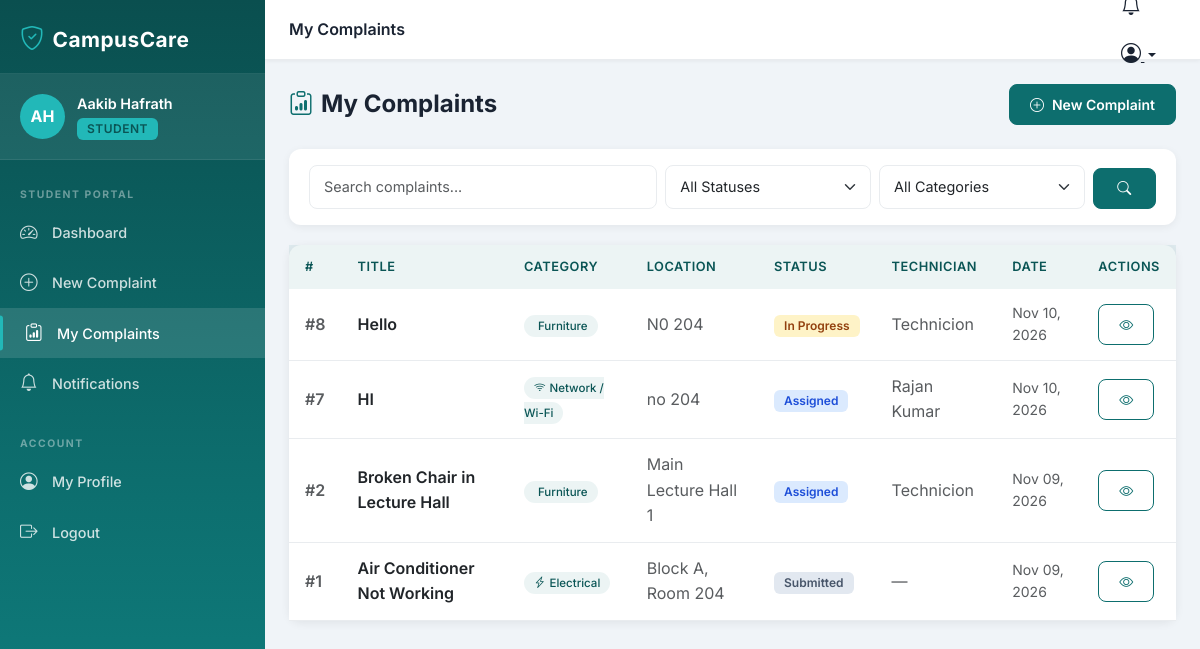
/complaints/my/ (signed in), run on the app's committed database.
### accounts/models.py (models this page shows, shortened)
class User(AbstractUser):
    ROLE_STUDENT = 'student'
    ROLE_ADMIN = 'administrator'
    ROLE_TECHNICIAN = 'technician'
    ROLE_CHOICES = [
        (ROLE_STUDENT, 'Student'),
        (ROLE_ADMIN, 'Administrator'),
        (ROLE_TECHNICIAN, 'Technician'),
    ]
    role = models.CharField(
        max_length=20,
        choices=ROLE_CHOICES,
        default=ROLE_STUDENT
    )
    phone_number = models.CharField(max_length=20, blank=True)
    student_id = models.CharField(max_length=50, blank=True)
    department = models.CharField(max_length=100, blank=True)
    profile_picture = models.ImageField(
        upload_to='profile_pictures/', null=True, blank=True
    )
    created_at = models.DateTimeField(auto_now_add=True)
    updated_at = models.DateTimeField(auto_now=True)
    class Meta:
        db_table = 'accounts_user'
        verbose_name = 'User'
        verbose_name_plural = 'Users'
    @property
    def is_student(self):
        return self.role == self.ROLE_STUDENT
    @property
    def is_administrator(self):
        return self.role == self.ROLE_ADMIN
    @property
    def is_technician(self):
        return self.role == self.ROLE_TECHNICIAN
    def get_role_display_name(self):
        return dict(self.ROLE_CHOICES).get(self.role, 'Unknown')

### complaints/models.py (models this page shows, shortened)
class Complaint(models.Model):
    STATUS_SUBMITTED = 'submitted'
    STATUS_ASSIGNED = 'assigned'
    STATUS_IN_PROGRESS = 'in_progress'
    STATUS_RESOLVED = 'resolved'
    STATUS_CLOSED = 'closed'
    STATUS_CHOICES = [
        (STATUS_SUBMITTED, 'Submitted'),
        (STATUS_ASSIGNED, 'Assigned'),
        (STATUS_IN_PROGRESS, 'In Progress'),
        (STATUS_RESOLVED, 'Resolved'),
        (STATUS_CLOSED, 'Closed'),
    ]
    CATEGORY_ELECTRICAL = 'electrical'
    CATEGORY_FURNITURE = 'furniture'
    CATEGORY_PLUMBING = 'plumbing'
    CATEGORY_NETWORK = 'network'
    CATEGORY_EQUIPMENT = 'equipment'
    CATEGORY_OTHER = 'other'
    CATEGORY_CHOICES = [
        (CATEGORY_ELECTRICAL, 'Electrical'),
        (CATEGORY_FURNITURE, 'Furniture'),
        (CATEGORY_PLUMBING, 'Plumbing'),
        (CATEGORY_NETWORK, 'Network / Wi-Fi'),
        (CATEGORY_EQUIPMENT, 'Equipment'),
        (CATEGORY_OTHER, 'Other'),
    ]
    student = models.ForeignKey(
        settings.AUTH_USER_MODEL,
        on_delete=models.CASCADE,
        related_name='complaints',
        limit_choices_to={'role': 'student'}
    )
    title = models.CharField(max_length=200)
    category = models.CharField(max_length=20, choices=CATEGORY_CHOICES)
    location = models.CharField(max_length=200)
    description = models.TextField()
    status = models.CharField(
        max_length=20,
        choices=STATUS_CHOICES,
        default=STATUS_SUBMITTED
    )
    assigned_technician = models.ForeignKey(
        settings.AUTH_USER_MODEL,
        on_delete=models.SET_NULL,
        null=True,
        blank=True,
        related_name='assigned_complaints',
        limit_choices_to={'role': 'technician'}
    )
    created_at = models.DateTimeField(auto_now_add=True)
    updated_at = models.DateTimeField(auto_now=True)
    class Meta:
        db_table = 'complaints_complaint'
        ordering = ['-created_at']
        verbose_name = 'Complaint'
        verbose_name_plural = 'Complaints'
    @property
    def category_icon(self):
        return {
            'electrical': 'bi-lightning-charge',
            'furniture': 'bi-chair',
            'plumbing': 'bi-droplet',
            'network': 'bi-wifi',
            'equipment': 'bi-tools',
            'other': 'bi-three-dots',
        }.get(self.category, 'bi-question-circle')

### complaints/views.py (the view)
# urls.py: path('my/', views.my_complaints, name='my_complaints'),
@login_required
def my_complaints(request):
    if not request.user.is_student:
        messages.error(request, 'Access denied.')
        return redirect('accounts:login')
    filter_form = ComplaintFilterForm(request.GET)
    complaints_qs = ComplaintRepository.get_by_student(request.user.pk)
    if filter_form.is_valid():
        status = filter_form.cleaned_data.get('status')
        category = filter_form.cleaned_data.get('category')
        search = filter_form.cleaned_data.get('search')
        if status:
            complaints_qs = complaints_qs.filter(status=status)
        if category:
            complaints_qs = complaints_qs.filter(category=category)
        if search:
            complaints_qs = complaints_qs.filter(title__icontains=search)
    paginator = Paginator(complaints_qs, 10)
    page_number = request.GET.get('page')
    page_obj = paginator.get_page(page_number)
    return render(request, 'complaints/my_complaints.html', {
        'page_obj': page_obj,
        'filter_form': filter_form,
        'page_title': 'My Complaints',
    })

### complaints/forms.py
class ComplaintFilterForm(forms.Form):
    STATUS_CHOICES = [('', 'All Statuses')] + Complaint.STATUS_CHOICES
    CATEGORY_CHOICES = [('', 'All Categories')] + Complaint.CATEGORY_CHOICES
    status = forms.ChoiceField(
        choices=STATUS_CHOICES,
        required=False,
        widget=forms.Select(attrs={'class': 'form-select form-select-sm'})
    )
    category = forms.ChoiceField(
        choices=CATEGORY_CHOICES,
        required=False,
        widget=forms.Select(attrs={'class': 'form-select form-select-sm'})
    )
    search = forms.CharField(
        required=False,
        widget=forms.TextInput(attrs={
            'class': 'form-control form-control-sm',
            'placeholder': 'Search complaints...'
        })
    )

### complaints/repositories.py (called while the page is built)
    @staticmethod
    def get_by_student(student_id: int) -> QuerySet:
        return Complaint.objects.filter(
            student_id=student_id
        ).select_related('assigned_technician').order_by('-created_at')

### notifications/context_processors.py (called while the page is built)
def unread_notifications_count(request):
    if request.user.is_authenticated:
        from .models import Notification
        count = Notification.objects.filter(
            recipient=request.user,
            is_read=False
        ).count()
        return {'unread_notifications_count': count}
    return {'unread_notifications_count': 0}

### templates/complaints/my_complaints.html (shortened to what this page needs)
{% extends 'base.html' %}
{% block nav_my_complaints %}active{% endblock %}
{% block content %}
<div class="page-header">
  <div class="page-header-title"><i class="bi bi-clipboard-data me-2 text-primary"></i>My Complaints</div>
  <a href="{% url 'complaints:submit_complaint' %}" class="btn btn-primary">
    <i class="bi bi-plus-circle me-2"></i>New Complaint
  </a>
</div>
<div class="filter-bar">
  <form method="get" class="row g-2 align-items-end">
    <div class="col-sm-5">
      {{ filter_form.search }}
    </div>
    <div class="col-sm-3">
      {{ filter_form.status }}
    </div>
    <div class="col-sm-3">
      {{ filter_form.category }}
    </div>
    <div class="col-sm-1">
      <button type="submit" class="btn btn-primary btn-sm w-100"><i class="bi bi-search"></i></button>
    </div>
  </form>
</div>
<div class="card">
  <div class="card-body p-0">
    {% if page_obj.object_list %}
    <table class="table table-hover mb-0">
      <thead>
        <tr><th>#</th><th>Title</th><th>Category</th><th>Location</th><th>Status</th><th>Technician</th><th>Date</th><th>Actions</th></tr>
      </thead>
      <tbody>
        {% for c in page_obj %}
        <tr>
          <td class="text-muted fw-semibold">#{{ c.pk }}</td>
          <td><a href="{% url 'complaints:complaint_detail' c.pk %}" class="text-decoration-none fw-semibold text-dark">{{ c.title }}</a></td>
          <td><span class="category-badge"><i class="bi {{ c.category_icon }} me-1"></i>{{ c.get_category_display }}</span></td>
          <td class="text-muted">{{ c.location }}</td>
          <td><span class="badge status-badge-{{ c.status }}">{{ c.get_status_display }}</span></td>
          <td class="text-muted">{{ c.assigned_technician.get_full_name|default:"—" }}</td>
          <td class="text-muted small">{{ c.created_at|date:"M d, Y" }}</td>
          <td>
            <a href="{% url 'complaints:complaint_detail' c.pk %}" class="btn btn-sm btn-outline-primary" data-bs-toggle="tooltip" title="View Details">
              <i class="bi bi-eye"></i>
            </a>
          </td>
        </tr>
        {% endfor %}
      </tbody>
    </table>
    {% endif %}
  </div>
</div>
{% endblock %}

### templates/base.html (shortened to what this page needs)
<!DOCTYPE html>
<html lang="en">
<head>
    <link href="https://cdn.jsdelivr.net/npm/bootstrap@5.3.2/dist/css/bootstrap.min.css" rel="stylesheet">
    <link href="https://cdn.jsdelivr.net/npm/bootstrap-icons@1.11.3/font/bootstrap-icons.css" rel="stylesheet">
    <link href="{% load static %}{% static 'css/campuscare.css' %}" rel="stylesheet">
</head>
<body>
{% if user.is_authenticated %}
<div class="sidebar" id="sidebar">
    <div class="sidebar-header">
        <div class="sidebar-brand">
            <i class="bi bi-shield-check me-2"></i>
            <span>CampusCare</span>
        </div>
    </div>
    <div class="sidebar-user">
        <div class="user-avatar">
            {% if user.profile_picture %}
                <img src="{{ user.profile_picture.url }}" alt="Profile" class="rounded-circle" width="45" height="45">
            {% else %}
                <div class="avatar-placeholder">
                    {{ user.first_name|first|upper }}{{ user.last_name|first|upper }}
                </div>
            {% endif %}
        </div>
        <div class="user-info">
            <div class="user-name">{{ user.get_full_name|default:user.username }}</div>
            <div class="user-role badge">{{ user.get_role_display_name }}</div>
        </div>
    </div>
    <nav class="sidebar-nav">
        {% if user.is_student %}
        <div class="nav-section-label">Student Portal</div>
        <a href="{% url 'accounts:student_dashboard' %}" class="nav-item {% block nav_dashboard %}{% endblock %}">
            <i class="bi bi-speedometer2"></i> Dashboard
        </a>
        <a href="{% url 'complaints:submit_complaint' %}" class="nav-item {% block nav_submit %}{% endblock %}">
            <i class="bi bi-plus-circle"></i> New Complaint
        </a>
        <a href="{% url 'complaints:my_complaints' %}" class="nav-item {% block nav_my_complaints %}{% endblock %}">
            <i class="bi bi-clipboard-data"></i> My Complaints
        </a>
        <a href="{% url 'notifications:list' %}" class="nav-item {% block nav_notifications %}{% endblock %}">
            <i class="bi bi-bell"></i> Notifications
        </a>
        {% endif %}
        <div class="nav-section-label mt-3">Account</div>
        <a href="{% url 'accounts:profile' %}" class="nav-item {% block nav_profile %}{% endblock %}">
            <i class="bi bi-person-circle"></i> My Profile
        </a>
        <a href="{% url 'accounts:logout' %}" class="nav-item nav-logout" onclick="return confirm('Are you sure you want to logout?')">
            <i class="bi bi-box-arrow-right"></i> Logout
        </a>
    </nav>
</div>
<div class="main-content">
    <div class="topbar">
        <div class="topbar-title">
            {% block page_header %}{{ page_title|default:"CampusCare" }}{% endblock %}
        </div>
        <div class="topbar-actions">
            {% if user.is_student %}
            <a href="{% url 'notifications:list' %}" class="btn btn-link position-relative topbar-icon">
                <i class="bi bi-bell fs-5"></i>
            </a>
            {% endif %}
            <div class="dropdown">
                <button class="btn btn-link topbar-icon dropdown-toggle" data-bs-toggle="dropdown">
                    <i class="bi bi-person-circle fs-5"></i>
                </button>
            </div>
        </div>
    </div>
    <div class="page-content">
        {% block content %}{% endblock %}
    </div>
</div>
{% endif %}
<script src="{% load static %}{% static 'js/campuscare.js' %}"></script>
</body>
</html>

### data on the page
User: first_name|first "A", last_name|first "H", get_full_name "Aakib Hafrath", get_role_display_name "STUDENT"
Complaint: pk "8", title "Hello", category "Furniture", location "N0 204", status "In Progress", assigned_technician.get_full_name "Technicion", created_at "Nov 10, 2026"
Complaint: pk "7", title "HI", category "Network / Wi-Fi", location "no 204", status "Assigned", assigned_technician.get_full_name "Rajan Kumar", created_at "Nov 10, 2026"
Complaint: pk "2", title "Broken Chair in Lecture Hall", category "Furniture", location "Main Lecture Hall 1", status "Assigned", assigned_technician.get_full_name "Technicion", created_at "Nov 09, 2026"
Complaint: pk "1", title "Air Conditioner Not Working", category "Electrical", location "Block A, Room 204", status "Submitted", assigned_technician.get_full_name "—", created_at "Nov 09, 2026"

### other printed values
{{ page_title|default:"CampusCare" }} "My Complaints"
